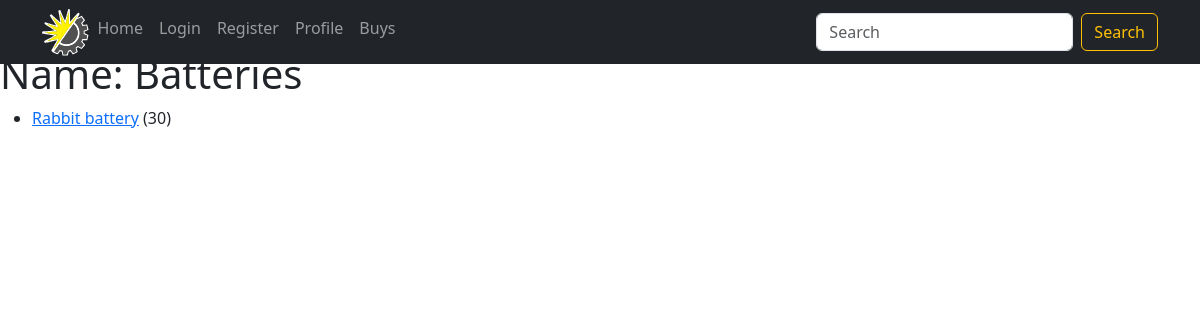
The app's page /category/2/, older data.
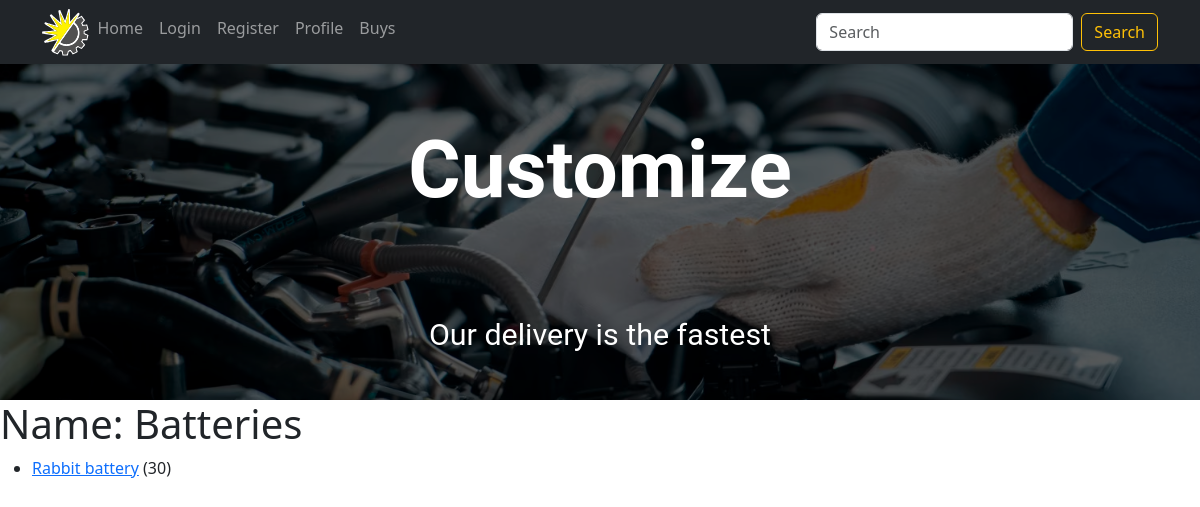
The same page, newer data.
### apps/shop/models.py (models this page shows, shortened)
class Category(models.Model):
    uuid = models.UUIDField(default=uuid.uuid4, editable=False)
    name = models.CharField(max_length=64, unique=True,
                            help_text="Enter a category (e.g. Oil, Tire etc.)")
    logo = SvgField(upload_to='categories_logo', default='categories_logo/logo_default.svg',
                    get_filename=model_funcs.get_category_logo_filename, storage=OverwriteCodedStorage())
    image = NamedImageField(upload_to='categories_images', default='categories_images/image_default.png',
                            get_filename=model_funcs.get_category_image_filename, storage=OverwriteCodedStorage())
    class Meta:
        verbose_name = "category"
        verbose_name_plural = "categories"
        ordering = ("name",)

class Product(models.Model):
    name = models.CharField(max_length=64, unique=True)
    category = models.ForeignKey(Category, null=True, on_delete=models.SET_NULL)
    article = models.UUIDField(primary_key=True, default=uuid.uuid4, editable=False,
                               help_text="Unique ID for this product")
    price = models.IntegerField(validators=[get_not_negative_validator('Price')])
    providers = models.ManyToManyField(Provider, help_text="Select a provider for this product",
                                       blank=True, related_name='products')
    def get_absolute_url(self):
        return f"/product/{self.article}/"
    def get_few_providers(self):
        max_count = 3
        providers = self.providers.all()
        if len(providers) > max_count:
            return ', '.join([provider.username for provider in providers[:max_count - 1]]) + " and others"
        else:
            return ', '.join([provider.username for provider in providers])
    get_few_providers.short_description = 'Providers'
    class Meta:
        verbose_name = "product"
        verbose_name_plural = "products"
        ordering = ("name",)

class CarouselItem(models.Model):
    uuid = models.UUIDField(default=uuid.uuid4, editable=False)
    image = NamedImageField(upload_to='carousel_items_images',
                            get_filename=model_funcs.get_carousel_item_image_filename, storage=OverwriteCodedStorage())
    title = models.CharField(max_length=64, blank=True)
    subtitle = models.CharField(max_length=64, blank=True)

### apps/shop/views.py (the view)
# urls.py: re_path(r'category/(?P<pk>.+)/$', views.CategoryDetailView.as_view(), name='category-detail'),
class CategoryDetailView(generic.DetailView):
    model = Category
    def get_context_data(self, **kwargs):
        context = super().get_context_data(**kwargs)
        context['carousel_items'] = CarouselItem.objects.all()
        return context

### apps/shop/templates/shop/category_detail.html
{% extends "shop/carousel.html" %}
{% block under_carousel %}
  <h1>Name: {{ category.name }}</h1>
  <ul>
  {% for product in category.product_set.all %}
    <li>
      <a href="{{ product.get_absolute_url }}">{{ product.name }}</a> ({{product.price}})
    </li>
  {% empty %}
    <li>There are no products in a shop.</li>
  {% endfor %}
  </ul>
{% endblock %}

### apps/shop/templates/shop/carousel.html (shortened to what this page needs)
{% extends "shop/base.html" %}
{% load static %}
{% block content %}
  {% block carousel %}
    <div
      class="carousel slide"
      data-bs-interval="{% block carousel_interval %}3000{% endblock %}"
      id="carouselControls"
      data-bs-ride="carousel">
      <div class="carousel-inner">
        {% block carousel_items %}
        {% for carousel_item in carousel_items %}
          <div class="carousel-item {% if forloop.counter0 == 0 %} active {% endif %}">
            <img class="d-block w-100 darken-image" src="{{ carousel_item.image.url }}">
            <div class="carousel-caption d-none d-md-block">
              <h1 class="animate__animated animate__fadeInDown" style='margin-bottom:100px;font: 62.5% "Roboto","Arial","Helvetica",sans-serif;font-size: 5em;font-weight: 700;'>{{ carousel_item.title }}</h1>
              <h3 class="animate__animated animate__zoomIn" style='font: 62.5% "Roboto","Arial","Helvetica",sans-serif;font-size: 1.9em;'>{{ carousel_item.subtitle }}</h3>
            </div>
          </div>
        {% endfor %}
        {% endblock %}
      </div>
    </div>
  {% endblock %}
  {% block under_carousel %}{% endblock %}
{% endblock %}

### apps/shop/templates/shop/base.html (shortened to what this page needs)
<!doctype html>
{% load static %}
<html lang="en">
  <head>
    <link
      href="https://cdn.jsdelivr.net/npm/bootstrap@5.3.0/dist/css/bootstrap.min.css"
      rel="stylesheet"
>
    <link
      rel="stylesheet"
      href="https://use.fontawesome.com/releases/v5.7.2/css/all.css"
 />
    {% load static %}
    <link rel="stylesheet" href="{% static 'shop/css/styles.css' %}" />
  </head>
  <body style="height: {% block page_height %}5000px{% endblock %};">
    {% block navbar %}
      <header>
        <nav class="navbar fixed-top navbar-expand-md navbar-dark bg-dark">
          <div class="container">
            {% if request.user.is_authenticated %}
              <img src="{{ request.user.profile.avatar.url }}" height="47px"/>
            {% else %}
              <img src="{% static '/shop/images/small_logo.svg' %}" height="47px">
            {% endif %}
            <div class="collapse navbar-collapse" id="navbarContent">
              <ul class="navbar-nav me-auto mb-2">
                <li class="nav-item">
                  <a href="{% url 'shop:home' %}" class="nav-link">Home</a>
                </li>
                {% if request.user.is_authenticated %}
                  <li class="nav-item">
                    <a href="{% url 'shop:logout' %}" class="nav-link">Logout</a>
                  </li>
                {% else %}
                  <li class="nav-item">
                    <a href="{% url 'shop:login' %}" class="nav-link">Login</a>
                  </li>
                {% endif %}
                <li class="nav-item">
                  <a href="{% url 'shop:register' %}" class="nav-link">Register</a>
                </li>
                <li class="nav-item">
                  <a href="{% url 'shop:products' %}" class="nav-link">Profile</a>
                </li>
                <li class="nav-item">
                  <a href="{% url 'shop:products' %}" class="nav-link">Buys</a>
                </li>
              </ul>
              <form action="" class="d-flex">
                <input type="search" placeholder="Search" class="form-control me-2">
                <button
                  type="button"
                  class="btn btn-outline-warning"
                  data-toggle="button"
                  aria-pressed="false">
                  Search
                </button>
              </form>
            </div>
          </div>
        </nav>
      </header>
    {% endblock %}
    <main style="padding-top: 50px; height:350;">
      {% block content %}{% endblock %}
    </main>
  </body>
</html>

### apps/shop/templates/shop/carousel.html (style rules this page uses)
.carousel-inner img { object-fit: cover; height: 350px; }
.carousel-item:after { content:""; position:absolute; top:0; bottom:0; left:0; right:0; }
.darken-image { filter: brightness(35%); }

Row changes from the older to the newer data that the page shows:
added CarouselItem: image (picture), title "Customize", subtitle "Our delivery is the fastest"
